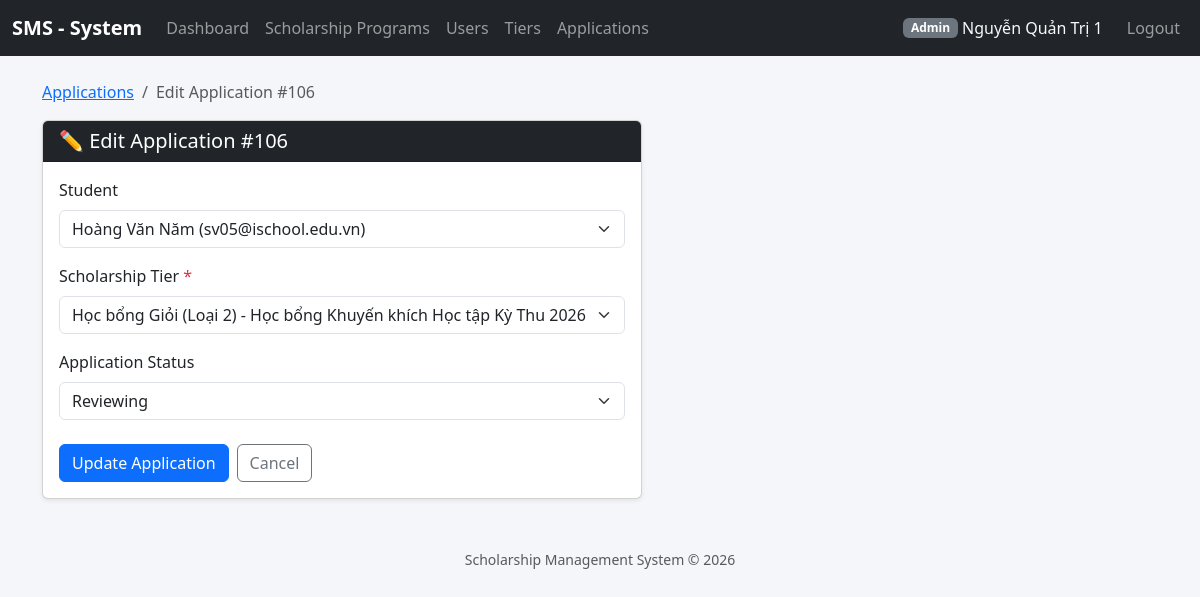
/index.php?controller=applications&action=edit&id=106 (signed in), run on the app's committed database.
### tables this page shows
CREATE TABLE `applications` (
  `id` int(11) NOT NULL,
  `user_id` int(11) NOT NULL,
  `tier_id` int(11) NOT NULL,
  `profile_id` int(11) NOT NULL,
  `reviewer_id` int(11) DEFAULT NULL,
  `status` enum('pending','reviewing','approved','rejected') DEFAULT 'pending',
  `applied_date` timestamp NOT NULL DEFAULT current_timestamp()
);

CREATE TABLE `users` (
  `id` int(11) NOT NULL,
  `email` varchar(255) NOT NULL,
  `password_hash` varchar(255) NOT NULL,
  `full_name` varchar(150) NOT NULL COMMENT 'Lưu họ tên chung cho toàn bộ User',
  `role` enum('admin','student','reviewer') DEFAULT 'student',
  `created_at` timestamp NOT NULL DEFAULT current_timestamp()
);

CREATE TABLE `scholarship_tiers` (
  `id` int(11) NOT NULL,
  `program_id` int(11) NOT NULL,
  `tier_name` varchar(100) NOT NULL COMMENT 'Ex: Xuất sắc hạng 1',
  `reward_amount` decimal(12,2) NOT NULL,
  `quota` int(11) DEFAULT 0
);

### controllers/ApplicationController.php (called while the page is built, shortened)
<?php
require_once __DIR__ . '/../models/ApplicationModel.php';
require_once __DIR__ . '/../helpers/auth.php';
class ApplicationController
{
    private ApplicationModel $model;
    public function __construct()
    {
        $this->model = new ApplicationModel();
    }
    public function edit(): void
    {
        $id = (int)($_GET['id'] ?? 0);
        $application = $this->model->getById($id);
        $students = $this->model->getAllStudents();
        $tiers = $this->model->getAllTiers();
        require __DIR__ . '/../views/applications/edit.php';
    }
}

### config/database.php (called while the page is built)
<?php
class Database
{
    private static ?PDO $instance = null;
    public static function getConnection(): PDO
    {
        if (self::$instance === null) {
            $host    = 'localhost';
            $dbname  = 'scholarship_system';
            $user    = 'root';
            $pass    = '';
            $charset = 'utf8mb4';
            $dsn = "mysql:host={$host};dbname={$dbname};charset={$charset}";
            $options = [
                PDO::ATTR_ERRMODE            => PDO::ERRMODE_EXCEPTION,
                PDO::ATTR_DEFAULT_FETCH_MODE => PDO::FETCH_ASSOC,
                PDO::ATTR_EMULATE_PREPARES   => false,
            ];
            try {
                self::$instance = new PDO($dsn, $user, $pass, $options);
            } catch (PDOException $e) {
                die('Kết nối CSDL thất bại: ' . $e->getMessage());
            }
        }
        return self::$instance;
    }
}

### models/ApplicationModel.php (called while the page is built, shortened)
<?php
require_once __DIR__ . '/../config/database.php';
class ApplicationModel
{
    private PDO $pdo;
    public function __construct()
    {
        $this->pdo = Database::getConnection();
    }
    public function getById(int $id): array|false
    {
        $stmt = $this->pdo->prepare("
            SELECT * FROM applications
            WHERE id = ?
        ");
        $stmt->execute([$id]);
        return $stmt->fetch(PDO::FETCH_ASSOC);
    }
    public function getAllStudents(): array
    {
        $stmt = $this->pdo->query("
            SELECT id, full_name, email
            FROM users
            WHERE role = 'student'
            ORDER BY full_name ASC
        ");
        return $stmt->fetchAll(PDO::FETCH_ASSOC);
    }
    public function getAllTiers(bool $onlyOpen = false): array
    {
        $sql = "
            SELECT
                st.id,
                st.tier_name,
                sp.title as program_title
            FROM scholarship_tiers st
            INNER JOIN scholarship_programs sp ON st.program_id = sp.id
        ";
        $sql .= " ORDER BY sp.title, st.tier_name";
        return $this->pdo->query($sql)->fetchAll(PDO::FETCH_ASSOC);
    }
}

### helpers/auth.php (called while the page is built, shortened)
<?php
require_once __DIR__ . '/../config/database.php';
function current_user(): ?array
{
    return $_SESSION['user'] ?? null;
}

### views/applications/edit.php (the view, shortened to what this page needs)
<?php
require_once __DIR__ . '/../partials/header.php';
$currentUser = current_user();
$isStudent = ($currentUser['role'] === 'student');
?>
<nav aria-label="breadcrumb" class="mb-3">
    <ol class="breadcrumb">
        <li class="breadcrumb-item"><a href="index.php?controller=applications&action=index">Applications</a></li>
        <li class="breadcrumb-item active">Edit Application #<?= htmlspecialchars($application['id']) ?></li>
    </ol>
</nav>
<div class="card shadow-sm" style="max-width: 600px;">
    <div class="card-header bg-dark text-white d-flex align-items-center">
        <h5 class="mb-0">✏️ Edit Application #<?= htmlspecialchars($application['id']) ?></h5>
    </div>
    <div class="card-body">
        <form method="POST" action="index.php?controller=applications&action=update" id="editApplicationForm">
            <div class="mb-3">
                <label class="form-label">Student</label>
                <?php if ($isStudent): ?>
                    <?php
                        $currentStudentLabel = $currentUser['full_name'] . ' (' . $currentUser['email'] . ')';
                    ?>
                    <p class="form-control-plaintext border rounded px-3 py-2 bg-light">
                        <strong><?= htmlspecialchars($currentStudentLabel) ?></strong>
                    </p>
                <?php else: ?>
                    <select name="user_id" id="user_id" class="form-select" required>
                        <?php foreach ($students as $student): ?>
                            <option value="<?= htmlspecialchars($student['id']) ?>"
                                    <?= ($application['user_id'] == $student['id']) ? 'selected' : '' ?>>
                                <?= htmlspecialchars($student['full_name']) ?> (<?= htmlspecialchars($student['email']) ?>)
                            </option>
                        <?php endforeach; ?>
                    </select>
                <?php endif; ?>
            </div>
            <div class="mb-3">
                <label for="tier_id" class="form-label">Scholarship Tier <span class="text-danger">*</span></label>
                <select name="tier_id" id="tier_id" class="form-select" required>
                    <?php foreach ($tiers as $tier): ?>
                        <option value="<?= htmlspecialchars($tier['id']) ?>"
                                <?= ($application['tier_id'] == $tier['id']) ? 'selected' : '' ?>>
                            <?= htmlspecialchars($tier['tier_name']) ?> - <?= htmlspecialchars($tier['program_title']) ?>
                        </option>
                    <?php endforeach; ?>
                </select>
            </div>
            <div class="mb-3">
                <label class="form-label">Application Status</label>
                <?php if ($isStudent): ?>
                    <p class="form-control-plaintext border rounded px-3 py-2 bg-light">
                        <?php
                        $statusClass = $application['status'] === 'approved' ? 'success' :
                                       ($application['status'] === 'rejected' ? 'danger' :
                                       ($application['status'] === 'reviewing' ? 'info' : 'warning text-dark'));
                        ?>
                        <span class="badge bg-<?= $statusClass ?>"><?= htmlspecialchars(ucfirst($application['status'])) ?></span>
                    </p>
                <?php else: ?>
                    <select name="status" id="status" class="form-select" required>
                        <option value="reviewing" <?= ($application['status'] === 'reviewing') ? 'selected' : '' ?>>Reviewing</option>
                    </select>
                <?php endif; ?>
            </div>
            <div class="d-flex gap-2 mt-4">
                <button type="submit" class="btn btn-primary">Update Application</button>
                <a href="index.php?controller=applications&action=index" class="btn btn-outline-secondary">Cancel</a>
            </div>
        </form>
    </div>
</div>
<?php require_once __DIR__ . '/../partials/footer.php'; ?>

### views/partials/header.php (style rules this page uses)
body { background-color: #f4f6f9; }

### data on the page
applications: id "106", user_id "Hoàng Văn Năm (sv05@ischool.edu.vn)", tier_id "Học bổng Giỏi (Loại 2) - Học bổng Khuyến khích Học tập Kỳ Thu 2026", status "Reviewing"

### other printed values
$u['role'] "Admin"
$u['full_name'] "Nguyễn Quản Trị 1"
